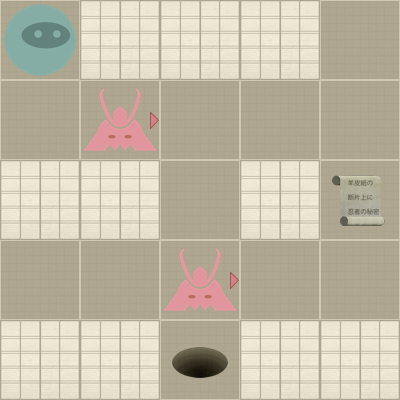

Tiled map render using the project's own tile images. Description and the map definition, with tile-layer contents summarised, below:
An orthogonal 5x5 tile map with 80x80 px tiles, 2 tile layers (Level, Actors).

<map version="1.0" orientation="orthogonal" width="5" height="5" tilewidth="80" tileheight="80">
 <properties>
  <property name="moves" value="6" />
 </properties>
 <tileset firstgid="1" name="tiles" tilewidth="80" tileheight="80" spacing="2" margin="2">
  <image source="tiles-hd.png" width="512" height="512" />
  <tile id="0">
   <properties>
    <property name="actor" value="exit" />
   </properties>
  </tile>
  <tile id="2">
   <properties>
    <property name="actor" value="guard" />
    <property name="direction" value="down" />
   </properties>
  </tile>
  <tile id="3">
   <properties>
    <property name="actor" value="guard" />
    <property name="direction" value="left" />
   </properties>
  </tile>
  <tile id="4">
   <properties>
    <property name="actor" value="guard" />
    <property name="direction" value="right" />
   </properties>
  </tile>
  <tile id="5">
   <properties>
    <property name="actor" value="guard" />
    <property name="direction" value="up" />
   </properties>
  </tile>
  <tile id="7">
   <properties>
    <property name="actor" value="player" />
   </properties>
  </tile>
  <tile id="8">
   <properties>
    <property name="actor" value="scroll" />
   </properties>
  </tile>
  <tile id="9">
   <properties>
    <property name="wall" value="1" />
   </properties>
  </tile>
 </tileset>
 <layer name="Level" width="5" height="5">
  <data>[25 cells, 25 non-empty, 2 distinct tile ids]</data>
 </layer>
 <layer name="Actors" width="5" height="5">
  <data>[25 cells, 5 non-empty, 4 distinct tile ids]</data>
 </layer>
</map>
